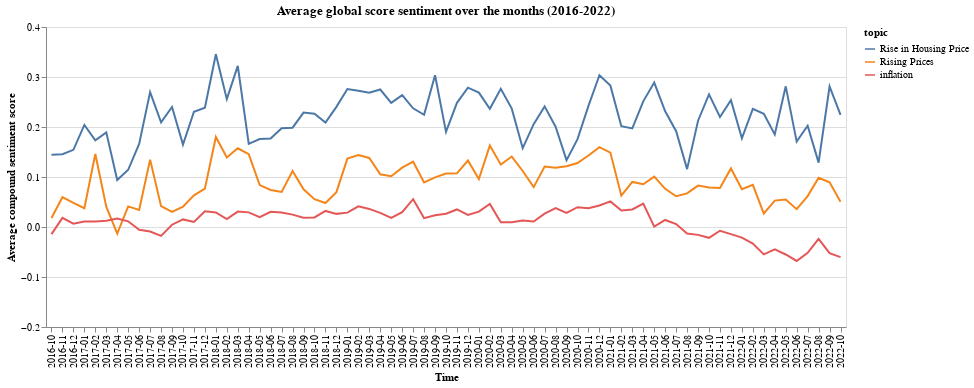

This figure's notebook cell:
### Code cell
alt.Chart(inflation_rise_house, title='Average global score sentiment over the months (2016-2022)').mark_line().encode(
    x = alt.X('period:O', axis=alt.Axis(title='Time')),
    y = alt.Y('compound_score', axis=alt.Axis(title='Average compound sentiment score'), scale=alt.Scale(domain=[-0.2,.4])),
    color=alt.Color('topic:N')
).properties(width=800)

### Figure 1 — Vega-Lite specification as saved in the notebook (floating-point values rounded to 4 significant figures; data arrays with more than 128 entries replaced by an {"elided": "..."} marker saying what was removed)
{"config": {"view": {"continuousWidth": 400, "continuousHeight": 300}}, "data": {"name": "data-210b14381a4b270575628f3e02e47c12"}, "mark": "line", "encoding": {"color": {"type": "nominal", "field": "topic"}, "x": {"type": "ordinal", "axis": {"title": "Time"}, "field": "period"}, "y": {"type": "quantitative", "axis": {"title": "Average compound sentiment score"}, "field": "compound_score", "scale": {"domain": [-0.2, 0.4]}}}, "title": "Average global score sentiment over the months (2016-2022)", "width": 800, "$schema": "https://vega.github.io/schema/vega-lite/v4.8.1.json", "datasets": {"data-210b14381a4b270575628f3e02e47c12": {"elided": "219 records"}}}
